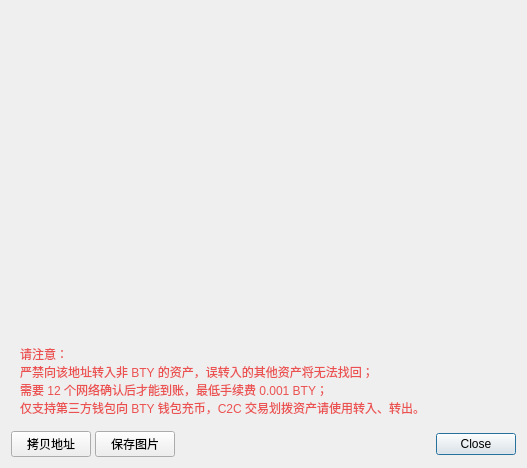
<?xml version="1.0" encoding="UTF-8"?>
<ui version="4.0">
 <class>ReceiveRequestDialog</class>
 <widget class="QDialog" name="ReceiveRequestDialog">
  <property name="geometry">
   <rect>
    <x>0</x>
    <y>0</y>
    <width>527</width>
    <height>468</height>
   </rect>
  </property>
  <layout class="QVBoxLayout" name="verticalLayout_3">
   <property name="spacing">
    <number>4</number>
   </property>
   <item>
    <widget class="QRImageWidget" name="lblQRCode">
     <property name="sizePolicy">
      <sizepolicy hsizetype="Expanding" vsizetype="Fixed">
       <horstretch>0</horstretch>
       <verstretch>0</verstretch>
      </sizepolicy>
     </property>
     <property name="minimumSize">
      <size>
       <width>300</width>
       <height>320</height>
      </size>
     </property>
     <property name="toolTip">
      <string>QR Code</string>
     </property>
     <property name="textFormat">
      <enum>Qt::PlainText</enum>
     </property>
     <property name="alignment">
      <set>Qt::AlignCenter</set>
     </property>
     <property name="wordWrap">
      <bool>true</bool>
     </property>
    </widget>
   </item>
   <item>
    <widget class="QWidget" name="WarnWidget" native="true">
     <layout class="QVBoxLayout" name="verticalLayout">
      <property name="spacing">
       <number>0</number>
      </property>
      <item>
       <widget class="QLabel" name="labelWarn">
        <property name="styleSheet">
         <string notr="true">QLabel { color: #ec5151; }</string>
        </property>
        <property name="text">
         <string>请注意： 
严禁向该地址转入非 BTY 的资产，误转入的其他资产将无法找回；
需要 12 个网络确认后才能到账，最低手续费 0.001 BTY；
仅支持第三方钱包向 BTY 钱包充币，C2C 交易划拨资产请使用转入、转出。</string>
        </property>
       </widget>
      </item>
     </layout>
    </widget>
   </item>
   <item>
    <layout class="QHBoxLayout" name="horizontalLayout">
     <item>
      <widget class="QPushButton" name="btnCopyAddress">
       <property name="text">
        <string>拷贝地址</string>
       </property>
       <property name="autoDefault">
        <bool>false</bool>
       </property>
      </widget>
     </item>
     <item>
      <widget class="QPushButton" name="btnSaveAs">
       <property name="text">
        <string>保存图片</string>
       </property>
       <property name="autoDefault">
        <bool>false</bool>
       </property>
      </widget>
     </item>
     <item>
      <spacer name="horizontalSpacer_2">
       <property name="orientation">
        <enum>Qt::Horizontal</enum>
       </property>
       <property name="sizeHint" stdset="0">
        <size>
         <width>40</width>
         <height>20</height>
        </size>
       </property>
      </spacer>
     </item>
     <item>
      <widget class="QDialogButtonBox" name="buttonBox">
       <property name="standardButtons">
        <set>QDialogButtonBox::Close</set>
       </property>
      </widget>
     </item>
    </layout>
   </item>
  </layout>
 </widget>
 <customwidgets>
  <customwidget>
   <class>QRImageWidget</class>
   <extends>QLabel</extends>
   <header>receiverequestdialog.h</header>
  </customwidget>
 </customwidgets>
 <resources/>
 <connections>
  <connection>
   <sender>buttonBox</sender>
   <signal>rejected()</signal>
   <receiver>ReceiveRequestDialog</receiver>
   <slot>reject()</slot>
   <hints>
    <hint type="sourcelabel">
     <x>452</x>
     <y>573</y>
    </hint>
    <hint type="destinationlabel">
     <x>243</x>
     <y>298</y>
    </hint>
   </hints>
  </connection>
  <connection>
   <sender>buttonBox</sender>
   <signal>accepted()</signal>
   <receiver>ReceiveRequestDialog</receiver>
   <slot>accept()</slot>
   <hints>
    <hint type="sourcelabel">
     <x>452</x>
     <y>573</y>
    </hint>
    <hint type="destinationlabel">
     <x>243</x>
     <y>298</y>
    </hint>
   </hints>
  </connection>
 </connections>
</ui>
